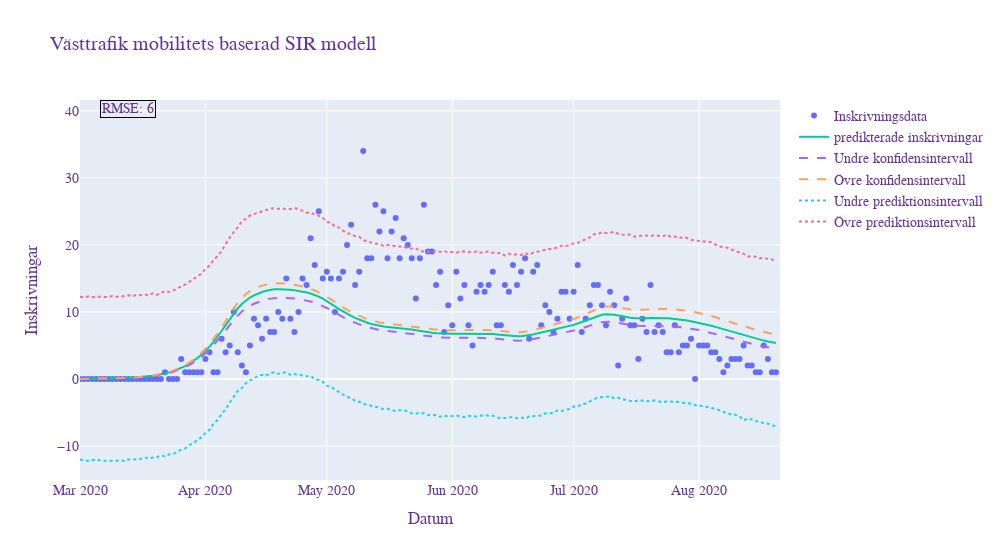

Notebook code for this chart:
### Code cell
numBetas = 50 #number of betas used for normal dist for conf. intervalls
numEpsilon = 500

##################  Confidence intervall calculation
confint = np.zeros([prediction_time,2]) #defines confidence intervall arrays


# Generates an array of betas using normal dist.
betas=np.random.multivariate_normal(popt,pcov,numBetas) 
values = np.zeros((prediction_time,numBetas))

#Evalutes the model function for each given beta
for beta in range(len(betas)): 
  values[:,beta] = (modelfunction(t,*betas[beta]))

#Calculates the confidence intervals for each time step  
for day in range(len(t)):
  confint[day,0]=np.quantile(values[day,:],0.025)
  confint[day,1]=np.quantile(values[day,:],0.975)
  

##################  Prediction intervall calculation

#calcuales standard deviation of residual between model and data
std_residual = np.std(modelfunction(t_fittingdata,*popt)-dailyAdmissions[:fittingPoints], ddof=2) #calcuales standard deviation of residual between model and data
predint = np.zeros([prediction_time,2])

#init of arrays/matrix
temp = []
pred_matrix = np.zeros((prediction_time,(numBetas*numEpsilon)))

#loops trough model values each day a adds the error values generated from t-dist to 
#each prediction and returns the prediction matrix
for day in range(prediction_time): 
  for beta in range(len(betas)):
      temp =  np.add(modelfunction(t,*betas[beta])[day],tdist.rvs(prediction_time,0,std_residual,numEpsilon))
      pred_matrix[day,(beta*numEpsilon):(beta*numEpsilon+numEpsilon)] = temp

#calculates the prediction intervals for each time step
for day in range(prediction_time): #calculates the prediction intervals
    predint[day,0] = np.quantile(pred_matrix[day],0.025)
    predint[day,1] = np.quantile(pred_matrix[day],0.975)
     

fig = go.Figure() 
#plots the fitting admission data points
fig.add_trace(go.Scatter( 
                    x=pd.Series(pd.date_range("2020-03-01", freq="D", periods=fittingPoints)), 
                    y=dailyAdmissions,
                    mode='markers',
                    name='Inskrivningsdata'))
#plots all the available admission data points
fig.add_trace(go.Scatter( 
                    x=pd.Series(pd.date_range(pd.to_datetime('2020-03-01')+timedelta(days=fittingPoints), freq="D", periods=prediction_time-fittingPoints)),
                    y=dailyAdmissions[fittingPoints:],
                    mode='markers',
                    marker=dict(
                        color='firebrick',
                    ),
                    name='Admission data'))
#plots model admissions
fig.add_trace(go.Scatter(
                    x=pd.Series(pd.date_range("2020-03-01", freq="D", periods=prediction_time)), 
                    y=modelfunction(t,*popt),
                    mode='lines',
                    name='predikterade inskrivningar'))
#plots lower confidence interval
fig.add_trace(go.Scatter(
                    x=pd.Series(pd.date_range("2020-03-01", freq="D", periods=prediction_time)), 
                    y=confint[:,0],
                    mode='lines',
                    name='Undre konfidensintervall',
                    line = dict( width=2, dash='dash')))
#plots Upper confidence interval
fig.add_trace(go.Scatter(
                    x=pd.Series(pd.date_range("2020-03-01", freq="D", periods=prediction_time)), 
                    y=confint[:,1],
                    mode='lines',
                    name='Övre konfidensintervall',
                    line = dict(width=2, dash='dash')))
#plots lower prediction interval
fig.add_trace(go.Scatter(
                    x=pd.Series(pd.date_range("2020-03-01", freq="D", periods=prediction_time)), 
                    y=predint[:,0],
                    mode='lines',
                    name='Undre prediktionsintervall',
                    line = dict(width=2, dash='dot')))
#plots upper prediction interval
fig.add_trace(go.Scatter(
                    x=pd.Series(pd.date_range("2020-03-01", freq="D", periods=prediction_time)), 
                    y=predint[:,1],
                    mode='lines',
                    name='Övre prediktionsintervall',
                    line = dict(width=2, dash='dot')))
#plots RMSE annotation box
fig.add_annotation(x=pd.to_datetime("2020-03-01"),y=0, 
                   text=f"RMSE: {math.floor(mean_squared_error(dailyAdmissions[:prediction_time],modelfunction(t,*popt), squared = False))}",
                   showarrow=False,
                   bordercolor="black",
                   xshift=48,
                   yshift=270
                  )
fig.update_layout(
                    title='Västtrafik mobilitets baserad SIR modell',
                    xaxis_title='Datum',
                    yaxis_title='Inskrivningar',
                    autosize=False,
                    width=1000,
                    xaxis_range=["2020-03-01",pd.to_datetime('2020-03-01')+timedelta(days=prediction_time)],
                    
                    font=dict(
                      family="Courier New, monospace",
                      size=14,
                      color="RebeccaPurple"
                    )
)
fig.show()

### Figure 1 — Plotly figure (JSON) as saved in the notebook; plotly's stock layout.template omitted (floating-point values rounded to 4 significant figures; data arrays with more than 128 entries replaced by an {"elided": "..."} marker saying what was removed)
{"data": [{"mode": "markers", "name": "Inskrivningsdata", "type": "scatter", "x": {"elided": "173 str values"}, "y": {"elided": "173 int values"}}, {"marker": {"color": "firebrick"}, "mode": "markers", "name": "Admission data", "type": "scatter", "x": [], "y": []}, {"mode": "lines", "name": "predikterade inskrivningar", "type": "scatter", "x": {"elided": "173 str values"}, "y": {"elided": "173 float values"}}, {"line": {"dash": "dash", "width": 2}, "mode": "lines", "name": "Undre konfidensintervall", "type": "scatter", "x": {"elided": "173 str values"}, "y": {"elided": "173 float values"}}, {"line": {"dash": "dash", "width": 2}, "mode": "lines", "name": "Övre konfidensintervall", "type": "scatter", "x": {"elided": "173 str values"}, "y": {"elided": "173 float values"}}, {"line": {"dash": "dot", "width": 2}, "mode": "lines", "name": "Undre prediktionsintervall", "type": "scatter", "x": {"elided": "173 str values"}, "y": {"elided": "173 float values"}}, {"line": {"dash": "dot", "width": 2}, "mode": "lines", "name": "Övre prediktionsintervall", "type": "scatter", "x": {"elided": "173 str values"}, "y": {"elided": "173 float values"}}], "layout": {"annotations": [{"bordercolor": "black", "showarrow": false, "text": "RMSE: 6", "x": "2020-03-01T00:00:00", "xshift": 48, "y": 0, "yshift": 270}], "autosize": false, "font": {"color": "RebeccaPurple", "family": "Courier New, monospace", "size": 14}, "title": {"text": "Västtrafik mobilitets baserad SIR modell"}, "width": 1000, "xaxis": {"range": ["2020-03-01", "2020-08-21T00:00:00"], "title": {"text": "Datum"}}, "yaxis": {"title": {"text": "Inskrivningar"}}}}
